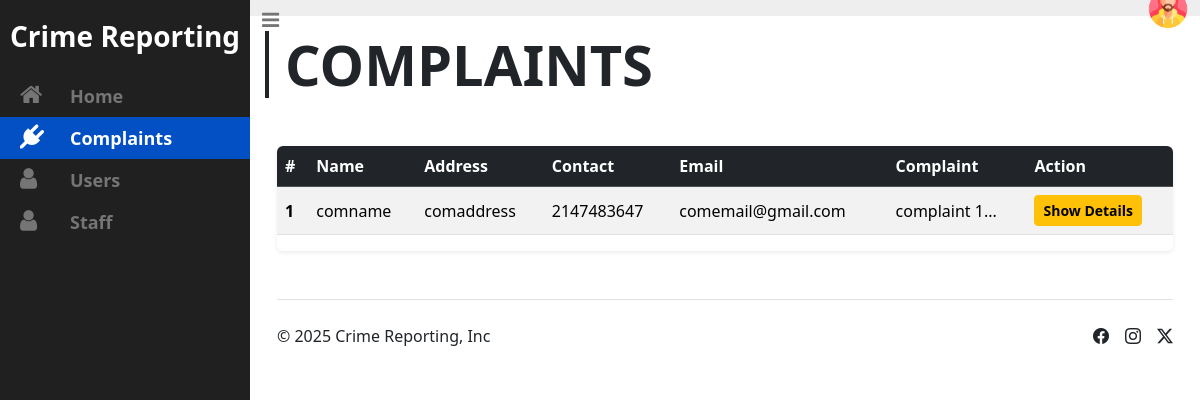
/Admin/pages/admin-complaint.php (signed in), run on an earlier commit of the app's database.
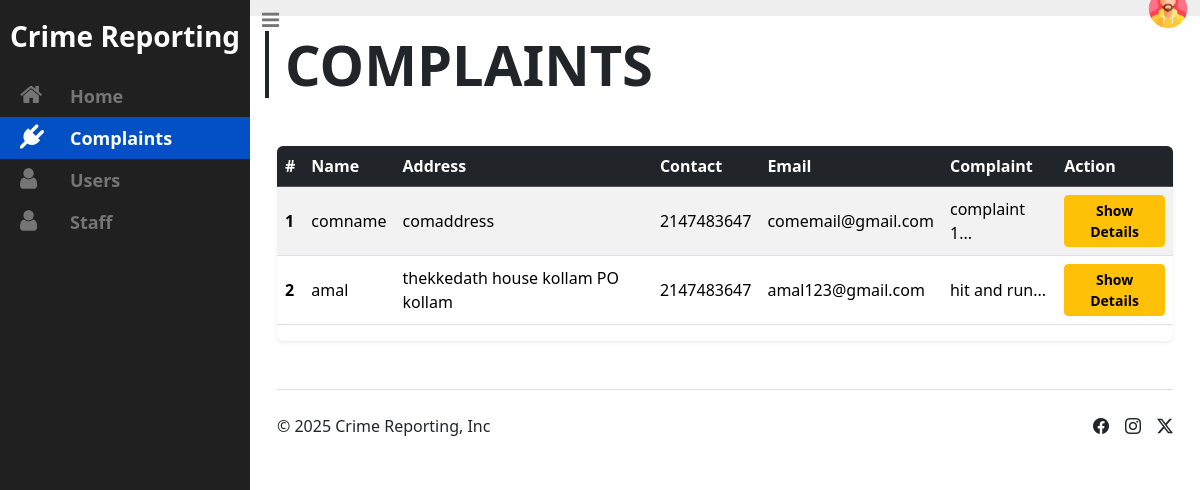
And on a later commit of the database.
### tables this page shows
CREATE TABLE `complaint` (
  `com_id` int(11) NOT NULL,
  `com_name` varchar(30) NOT NULL,
  `com_address` varchar(60) NOT NULL,
  `com_contact` int(10) NOT NULL,
  `com_email` varchar(20) NOT NULL,
  `com_password` varchar(20) NOT NULL,
  `com_complaint` varchar(20) NOT NULL,
  `com_img` varchar(100) NOT NULL,
  `com_video` varchar(100) NOT NULL,
  `com_audio` varchar(100) NOT NULL
);

### Admin/pages/admin-complaint.php (the view, shortened to what this page needs)
<?php
 include './connect.php';
?>
<!DOCTYPE html>
<html lang="en">
<head>
  <link rel="stylesheet" href="../static/admin.css">
  <link rel="stylesheet" href="https://cdn.jsdelivr.net/npm/bootstrap-icons@1.11.3/font/bootstrap-icons.min.css">
  <link href="https://cdn.jsdelivr.net/npm/bootstrap@5.3.3/dist/css/bootstrap.min.css" rel="stylesheet">
  <link rel="stylesheet" href="https://maxcdn.bootstrapcdn.com/font-awesome/4.7.0/css/font-awesome.min.css">
</head>
<body>
<div id="wrapper">
  <aside id="sidebar-wrapper">
    <div class="sidebar-brand">
      <h2><div class="fs-3 fw-semibold">Crime Reporting</div></h2>
    </div>
    <ul class="sidebar-nav">
      <li><a href="./admin-home.php"><i class="fa fa-home"></i>Home</a></li>
      <li class="active"><a href="./admin-complaint.php"><i class="fa fa-plug"></i>Complaints</a></li>
      <li><a href="./admin-user.php"><i class="fa fa-user"></i>Users</a></li>
      <li><a href="./admin-staff.php"><i class="fa fa-user"></i>Staff</a></li>
    </ul>
  </aside>
  <div id="navbar-wrapper">
    <nav class="navbar navbar-inverse">
      <div class="container-fluid justify-content-between">
        <div class="navbar-header position-absolute top-0">
          <a href="#" class="navbar-brand" id="sidebar-toggle"><i class="fa fa-bars"></i></a>
        </div>
        <div class="d-flex align-items-center position-absolute end-0">
          <button class="btn rounded-circle border-0" data-bs-toggle="dropdown" aria-expanded="false">
            <img src="../static/user.png" alt="" width="40">
          </button>
        </div>
      </div>
    </nav>
  </div>
  <section id="content-wrapper">
    <div class="row">
      <div class="col-lg-12">
        <h2 class="content-title display-4 fw-semibold border-start px-3 border-4 border-dark">COMPLAINTS</h2>
        <div class="container my-5">
          <div class="table-responsive shadow-sm rounded-2">
            <table class="table table-striped table-hover align-middle">
              <thead class="table-dark">
                <tr>
                  <th>#</th>
                  <th>Name</th>
                  <th>Address</th>
                  <th>Contact</th>
                  <th>Email</th>
                  <th>Complaint</th>
                  <th>Action</th>
                </tr>
              </thead>
              <tbody>
                <?php
                $sql = mysqli_query($conn, "SELECT * FROM complaint ORDER BY com_id");
                $serialNo = 1;
                while($row = mysqli_fetch_assoc($sql)) {
                  $com_id = $row['com_id'];
                  $com_name = $row['com_name'];
                  $com_address = $row['com_address'];
                  $com_contact = $row['com_contact'];
                  $com_email = $row['com_email'];
                  $com_complaint = $row['com_complaint'];
                ?>
                <tr>
                  <th scope="row"><?php echo $serialNo++; ?></th>
                  <td><?php echo $com_name; ?></td>
                  <td><?php echo $com_address; ?></td>
                  <td><?php echo $com_contact; ?></td>
                  <td><?php echo $com_email; ?></td>
                  <td><?php echo substr($com_complaint, 0, 40) . '...'; ?></td>
                  <td>
                    <button class="btn btn-sm btn-warning fw-semibold" data-bs-toggle="modal" data-bs-target="#detailsModal<?php echo $com_id; ?>">
                      Show Details
                    </button>
                  </td>
                </tr>
                <?php } ?>
              </tbody>
            </table>
          </div>
        </div>
      </div>
    </div>
    <div class="container-fluid">
      <footer class="d-flex flex-wrap justify-content-between align-items-center py-4 border-top">
        <div class="col-md-4 d-flex align-items-center">
          <span class="mb-3 mb-md-0 text-dark">&copy; 2025 Crime Reporting, Inc</span>
        </div>
        <ul class="nav col-md-4 justify-content-end list-unstyled d-flex">
          <li class="ms-3"><a class="text-dark" href="#"><i class="bi bi-facebook"></i></a></li>
          <li class="ms-3"><a class="text-dark" href="#"><i class="bi bi-instagram"></i></a></li>
          <li class="ms-3"><a class="text-dark" href="#"><i class="bi bi-twitter-x"></i></a></li>
        </ul>
      </footer>
    </div>
  </section>
</div>
</body>
</html>

### Admin/static/admin.css (style rules this page uses)
body { padding-bottom: 30px; position: relative; min-height: 100%; }
a { transition: background 0.2s, color 0.2s; }
#wrapper { padding-left: 0; transition: all 0.5s ease; position: relative; }
#sidebar-wrapper { z-index: 1000; position: fixed; left: 250px; width: 0; height: 100%; margin-left: -250px; overflow-y: auto; overflow-x: hidden; background: #202020; transition: all 0.5s ease; }
.sidebar-brand { position: absolute; top: 0; width: 250px; text-align: center; padding: 20px 0; }
.sidebar-brand h2 { margin: 0; font-weight: 600; font-size: 24px; color: #fff; }
.sidebar-nav { position: absolute; top: 75px; width: 250px; margin: 0; padding: 0; list-style: none; }
.sidebar-nav > li { text-indent: 10px; line-height: 42px; }
.sidebar-nav > li a { display: block; text-decoration: none; color: #757575; font-weight: 600; font-size: 18px; }
.sidebar-nav > li > a:hover, .sidebar-nav > li.active > a { text-decoration: none; color: #fff; background: #0250c4; }
.sidebar-nav > li > a i.fa { font-size: 24px; width: 60px; }
#navbar-wrapper { width: 100%; position: absolute; z-index: 2; }
#navbar-wrapper .navbar { border-width: 0 0 0 0; background-color: #eee; font-size: 24px; margin-bottom: 0; border-radius: 0; }
#navbar-wrapper .navbar a { color: #757575; }
#content-wrapper { width: 100%; position: absolute; padding: 15px; top: 100px; }
@media (min-width: 992px) { #wrapper { padding-left: 250px; } }
@media (min-width: 992px) { #sidebar-wrapper { width: 250px; } }
@media (min-width: 992px) { #navbar-wrapper { position: relative; } }
@media (min-width: 992px) { #content-wrapper { position: relative; top: 0; } }

What changed in the data, as far as the page shows it:
added complaint: com_name "amal", com_address "thekkedath house kollam PO kollam", com_contact "2147483647", com_email "amal123@gmail.com", com_complaint "hit and run"
